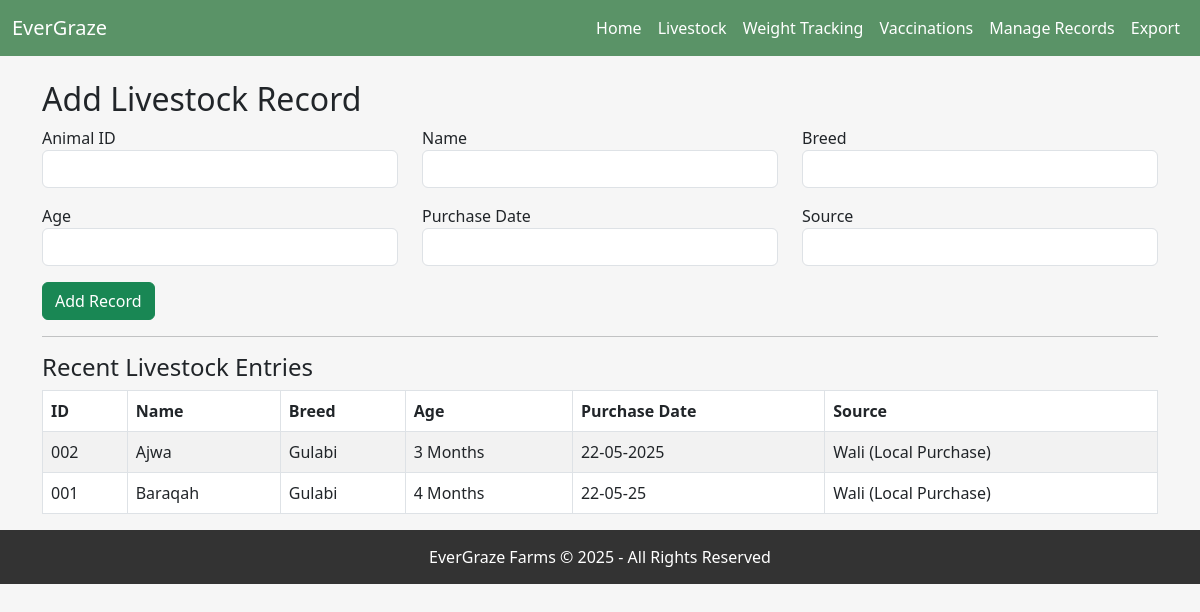
The page /livestock on the database its author committed.
### tables this page shows
CREATE TABLE "livestock" (
                    id INTEGER PRIMARY KEY AUTOINCREMENT,
                    animal_id TEXT, name TEXT, breed TEXT, age TEXT, purchase_date TEXT, source TEXT
                );

### app.py (the view)
@app.route('/livestock', methods=['GET', 'POST'])
def livestock():
    conn = connect_db()
    cursor = conn.cursor()
    if request.method == 'POST':
        data = (request.form['animal_id'], request.form['name'], request.form['breed'], request.form['age'], request.form['purchase_date'], request.form['source'])
        cursor.execute("INSERT INTO livestock (animal_id, name, breed, age, purchase_date, source) VALUES (?, ?, ?, ?, ?, ?)", data)
        conn.commit()
    cursor.execute("SELECT * FROM livestock ORDER BY id DESC LIMIT 10")
    records = cursor.fetchall()
    conn.close()
    return render_template('livestock.html', records=records)

### app.py (called while the page is built)
def connect_db():
    return sqlite3.connect(DB_PATH)

### templates/livestock.html
{% extends "layout.html" %}
{% block content %}
<h2>Add Livestock Record</h2>
<form method="post">
    <div class="row">
        {% for field in ['Animal ID', 'Name', 'Breed', 'Age', 'Purchase Date', 'Source'] %}
        <div class="col-md-4 mb-3">
            <label>{{ field }}</label>
            <input type="text" name="{{ field.lower().replace(' ', '_') }}" class="form-control" required>
        </div>
        {% endfor %}
    </div>
    <button type="submit" class="btn btn-success">Add Record</button>
</form>
<hr>
<h4>Recent Livestock Entries</h4>
<div class="table-responsive">
<table class="table table-striped table-bordered">
    <thead>
        <tr><th>ID</th><th>Name</th><th>Breed</th><th>Age</th><th>Purchase Date</th><th>Source</th></tr>
    </thead>
    <tbody>
        {% for row in records[:10] %}
        <tr>{% for val in row[1:] %}<td>{{ val }}</td>{% endfor %}</tr>
        {% endfor %}
    </tbody>
</table>
</div>
{% endblock %}

### templates/layout.html (style rules this page uses)
body { background-color: #f6f6f6; }

### rows shown on the page
livestock: animal "002", name "Ajwa", breed "Gulabi", age "3 Months", purchase_date "22-05-2025", source "Wali (Local Purchase)"
livestock: animal "001", name "Baraqah", breed "Gulabi", age "4 Months", purchase_date "22-05-25", source "Wali (Local Purchase)"

### other values the page prints
{{ field }} "Animal ID" "Name" "Breed" "Age" "Purchase Date" "Source"
